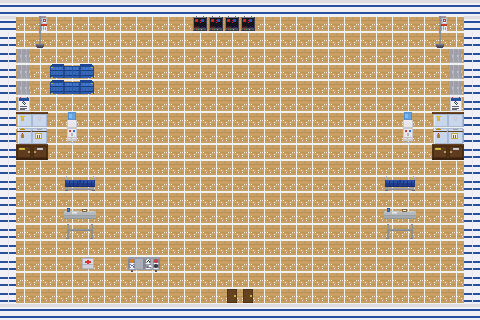

The image is a tile-based game level rendered from a .tmx file. Its description and complete source (layers, tilesets, objects, tile grids) follow:
An orthogonal 30x20 tile map with 16x16 px tiles, 3 tile layers (ground, structures, decorations), 1 hidden layer not drawn and 5 objects (basketball_hoop, scoreboard, counter, door_exit, spawn).

<map version="1.5" orientation="orthogonal" renderorder="right-down" width="30" height="20" tilewidth="16" tileheight="16" infinite="0" nextobjectid="6" nextlayerid="7">
 <tileset firstgid="1" name="indoor_tileset" tilewidth="16" tileheight="16" tilecount="82" columns="82">
  <image source="../../assets/tilesets/indoor_tileset.png" width="1312" height="16" />
  <tile id="4">
   <properties>
    <property name="solid" type="bool" value="true" />
   </properties>
  </tile>
  <tile id="5">
   <properties>
    <property name="solid" type="bool" value="true" />
   </properties>
  </tile>
  <tile id="6">
   <properties>
    <property name="solid" type="bool" value="true" />
   </properties>
  </tile>
  <tile id="7">
   <properties>
    <property name="solid" type="bool" value="true" />
   </properties>
  </tile>
  <tile id="8">
   <properties>
    <property name="solid" type="bool" value="true" />
   </properties>
  </tile>
  <tile id="9">
   <properties>
    <property name="solid" type="bool" value="true" />
   </properties>
  </tile>
  <tile id="10">
   <properties>
    <property name="solid" type="bool" value="true" />
   </properties>
  </tile>
  <tile id="11">
   <properties>
    <property name="solid" type="bool" value="true" />
   </properties>
  </tile>
  <tile id="15">
   <properties>
    <property name="solid" type="bool" value="true" />
   </properties>
  </tile>
  <tile id="16">
   <properties>
    <property name="solid" type="bool" value="true" />
   </properties>
  </tile>
  <tile id="17">
   <properties>
    <property name="solid" type="bool" value="true" />
   </properties>
  </tile>
  <tile id="19">
   <properties>
    <property name="solid" type="bool" value="true" />
   </properties>
  </tile>
  <tile id="20">
   <properties>
    <property name="solid" type="bool" value="true" />
   </properties>
  </tile>
  <tile id="22">
   <properties>
    <property name="solid" type="bool" value="true" />
   </properties>
  </tile>
  <tile id="23">
   <properties>
    <property name="solid" type="bool" value="true" />
   </properties>
  </tile>
  <tile id="24">
   <properties>
    <property name="solid" type="bool" value="true" />
   </properties>
  </tile>
  <tile id="25">
   <properties>
    <property name="solid" type="bool" value="true" />
   </properties>
  </tile>
  <tile id="27">
   <properties>
    <property name="solid" type="bool" value="true" />
   </properties>
  </tile>
  <tile id="28">
   <properties>
    <property name="solid" type="bool" value="true" />
   </properties>
  </tile>
  <tile id="29">
   <properties>
    <property name="solid" type="bool" value="true" />
   </properties>
  </tile>
  <tile id="30">
   <properties>
    <property name="solid" type="bool" value="true" />
   </properties>
  </tile>
  <tile id="31">
   <properties>
    <property name="solid" type="bool" value="true" />
   </properties>
  </tile>
  <tile id="32">
   <properties>
    <property name="solid" type="bool" value="true" />
   </properties>
  </tile>
  <tile id="33">
   <properties>
    <property name="solid" type="bool" value="true" />
   </properties>
  </tile>
  <tile id="34">
   <properties>
    <property name="solid" type="bool" value="true" />
   </properties>
  </tile>
  <tile id="35">
   <properties>
    <property name="solid" type="bool" value="true" />
   </properties>
  </tile>
  <tile id="37">
   <properties>
    <property name="solid" type="bool" value="true" />
   </properties>
  </tile>
  <tile id="38">
   <properties>
    <property name="solid" type="bool" value="true" />
   </properties>
  </tile>
  <tile id="39">
   <properties>
    <property name="solid" type="bool" value="true" />
   </properties>
  </tile>
  <tile id="41">
   <properties>
    <property name="solid" type="bool" value="true" />
   </properties>
  </tile>
  <tile id="42">
   <properties>
    <property name="solid" type="bool" value="true" />
   </properties>
  </tile>
  <tile id="43">
   <properties>
    <property name="solid" type="bool" value="true" />
   </properties>
  </tile>
  <tile id="44">
   <properties>
    <property name="solid" type="bool" value="true" />
   </properties>
  </tile>
  <tile id="45">
   <properties>
    <property name="solid" type="bool" value="true" />
   </properties>
  </tile>
  <tile id="46">
   <properties>
    <property name="solid" type="bool" value="true" />
   </properties>
  </tile>
  <tile id="47">
   <properties>
    <property name="solid" type="bool" value="true" />
   </properties>
  </tile>
  <tile id="48">
   <properties>
    <property name="solid" type="bool" value="true" />
   </properties>
  </tile>
  <tile id="49">
   <properties>
    <property name="solid" type="bool" value="true" />
   </properties>
  </tile>
  <tile id="50">
   <properties>
    <property name="solid" type="bool" value="true" />
   </properties>
  </tile>
  <tile id="51">
   <properties>
    <property name="solid" type="bool" value="true" />
   </properties>
  </tile>
  <tile id="52">
   <properties>
    <property name="solid" type="bool" value="true" />
   </properties>
  </tile>
  <tile id="53">
   <properties>
    <property name="solid" type="bool" value="true" />
   </properties>
  </tile>
  <tile id="54">
   <properties>
    <property name="solid" type="bool" value="true" />
   </properties>
  </tile>
  <tile id="55">
   <properties>
    <property name="solid" type="bool" value="true" />
   </properties>
  </tile>
  <tile id="56">
   <properties>
    <property name="solid" type="bool" value="true" />
   </properties>
  </tile>
  <tile id="57">
   <properties>
    <property name="solid" type="bool" value="true" />
   </properties>
  </tile>
  <tile id="58">
   <properties>
    <property name="solid" type="bool" value="true" />
   </properties>
  </tile>
  <tile id="59">
   <properties>
    <property name="solid" type="bool" value="true" />
   </properties>
  </tile>
  <tile id="63">
   <properties>
    <property name="solid" type="bool" value="true" />
   </properties>
  </tile>
  <tile id="64">
   <properties>
    <property name="solid" type="bool" value="true" />
   </properties>
  </tile>
  <tile id="70">
   <properties>
    <property name="solid" type="bool" value="true" />
   </properties>
  </tile>
  <tile id="71">
   <properties>
    <property name="solid" type="bool" value="true" />
   </properties>
  </tile>
  <tile id="72">
   <properties>
    <property name="solid" type="bool" value="true" />
   </properties>
  </tile>
  <tile id="73">
   <properties>
    <property name="solid" type="bool" value="true" />
   </properties>
  </tile>
  <tile id="74">
   <properties>
    <property name="solid" type="bool" value="true" />
   </properties>
  </tile>
  <tile id="75">
   <properties>
    <property name="solid" type="bool" value="true" />
   </properties>
  </tile>
  <tile id="76">
   <properties>
    <property name="solid" type="bool" value="true" />
   </properties>
  </tile>
  <tile id="77">
   <properties>
    <property name="solid" type="bool" value="true" />
   </properties>
  </tile>
  <tile id="78">
   <properties>
    <property name="solid" type="bool" value="true" />
   </properties>
  </tile>
  <tile id="79">
   <properties>
    <property name="solid" type="bool" value="true" />
   </properties>
  </tile>
  <tile id="80">
   <properties>
    <property name="solid" type="bool" value="true" />
   </properties>
  </tile>
 </tileset>
 <layer id="1" name="ground" width="30" height="20">
  <data encoding="csv">
15,15,15,15,15,15,15,15,15,15,15,15,15,15,15,15,15,15,15,15,15,15,15,15,15,15,15,15,15,15,15,15,15,15,15,15,15,15,15,15,15,15,15,15,15,15,15,15,15,15,15,15,15,15,15,15,15,15,15,15,15,15,15,15,15,15,15,15,15,15,15,15,15,15,15,15,15,15,15,15,15,15,15,15,15,15,15,15,15,15,15,15,15,15,15,15,15,15,15,15,15,15,15,15,15,15,15,15,15,15,15,15,15,15,15,15,15,15,15,15,15,15,15,15,15,15,15,15,15,15,15,15,15,15,15,15,15,15,15,15,15,15,15,15,15,15,15,15,15,15,15,15,15,15,15,15,15,15,15,15,15,15,15,15,15,15,15,15,15,15,15,15,15,15,15,15,15,15,15,15,15,15,15,15,15,15,15,15,15,15,15,15,15,15,15,15,15,15,15,15,15,15,15,15,15,15,15,15,15,15,15,15,15,15,15,15,15,15,15,15,15,15,15,15,15,15,15,15,15,15,15,15,15,15,15,15,15,15,15,15,15,15,15,15,15,15,15,15,15,15,15,15,15,15,15,15,15,15,15,15,15,15,15,15,15,15,15,15,15,15,15,15,15,15,15,15,15,15,15,15,15,15,15,15,15,15,15,15,15,15,15,15,15,15,15,15,15,15,15,15,15,15,15,15,15,15,15,15,15,15,15,15,15,15,15,15,15,15,15,15,15,15,15,15,15,15,15,15,15,15,15,15,15,15,15,15,15,15,15,15,15,15,15,15,15,15,15,15,15,15,15,15,15,15,15,15,15,15,15,15,15,15,15,15,15,15,15,15,15,15,15,15,15,15,15,15,15,15,15,15,15,15,15,15,15,15,15,15,15,15,15,15,15,15,15,15,15,15,15,15,15,15,15,15,15,15,15,15,15,15,15,15,15,15,15,15,15,15,15,15,15,15,15,15,15,15,15,15,15,15,15,15,15,15,15,15,15,15,15,15,15,15,15,15,15,15,15,15,15,15,15,15,15,15,15,15,15,15,15,15,15,15,15,15,15,15,15,15,15,15,15,15,15,15,15,15,15,15,15,15,15,15,15,15,15,15,15,15,15,15,15,15,15,15,15,15,15,15,15,15,15,15,15,15,15,15,15,15,15,15,15,15,15,15,15,15,15,15,15,15,15,15,15,15,15,15,15,15,15,15,15,15,15,15,15,15,15,15,15,15,15,15,15,15,15,15,15,15,15,15,15,15,15,15,15,15,15,15,15,15,15,15,15,15,15,15,15,15,15,15,15,15,15,15,15,15,15,15,15,15,15,15,15,15,15,15,15,15,15,15,15,15,15,15,15,15,15,15,15,15
</data>
 </layer>
 <layer id="2" name="structures" width="30" height="20">
  <data encoding="csv">
30,30,30,30,30,30,30,30,30,30,30,30,30,30,30,30,30,30,30,30,30,30,30,30,30,30,30,30,30,30,30,0,16,0,0,0,0,0,0,0,0,0,17,17,17,17,0,0,0,0,0,0,0,0,0,0,0,16,0,30,29,0,21,0,0,0,0,0,0,0,0,0,0,0,0,0,0,0,0,0,0,0,0,0,0,0,0,21,0,29,29,31,0,0,0,0,0,0,0,0,0,0,0,0,0,0,0,0,0,0,0,0,0,0,0,0,0,0,31,29,29,31,0,0,0,0,0,0,0,0,0,0,0,0,0,0,0,0,0,0,0,0,0,0,0,0,0,0,31,29,29,31,0,0,0,0,0,0,0,0,0,0,0,0,0,0,0,0,0,0,0,0,0,0,0,0,0,0,31,29,29,80,0,0,0,0,0,0,0,0,0,0,0,0,0,0,0,0,0,0,0,0,0,0,0,0,0,0,80,29,29,51,52,0,57,0,0,0,0,0,0,0,0,0,0,0,0,0,0,0,0,0,0,0,0,57,0,51,52,29,29,53,54,0,58,0,0,0,0,0,0,0,0,0,0,0,0,0,0,0,0,0,0,0,0,58,0,53,54,29,29,55,56,0,0,0,0,0,0,0,0,0,0,0,0,0,0,0,0,0,0,0,0,0,0,0,0,55,56,29,29,0,0,0,0,0,0,0,0,0,0,0,0,0,0,0,0,0,0,0,0,0,0,0,0,0,0,0,0,29,29,0,0,0,59,60,0,0,0,0,0,0,0,0,0,0,0,0,0,0,0,0,0,0,59,60,0,0,0,29,29,0,0,0,0,0,0,0,0,0,0,0,0,0,0,0,0,0,0,0,0,0,0,0,0,0,0,0,0,29,29,0,0,0,47,48,0,0,0,0,0,0,0,0,0,0,0,0,0,0,0,0,0,0,47,48,0,0,0,29,29,0,0,0,49,50,0,0,0,0,0,0,0,0,0,0,0,0,0,0,0,0,0,0,49,50,0,0,0,29,29,0,0,0,0,0,0,0,0,0,0,0,0,0,0,0,0,0,0,0,0,0,0,0,0,0,0,0,0,29,29,0,0,0,0,81,0,0,64,65,0,0,0,0,0,0,0,0,0,0,0,0,0,0,0,0,0,0,0,29,29,0,0,0,0,0,0,0,0,0,0,0,0,0,0,0,0,0,0,0,0,0,0,0,0,0,0,0,0,29,29,0,0,0,0,0,0,0,0,0,0,0,0,0,19,19,0,0,0,0,0,0,0,0,0,0,0,0,0,29,30,30,30,30,30,30,30,30,30,30,30,30,30,30,30,30,30,30,30,30,30,30,30,30,30,30,30,30,30,30
</data>
 </layer>
 <objectgroup id="3" name="objects">
  <object id="1" x="448" y="16" width="16" height="16" type="basketball_hoop">
   <properties>
    <property name="interactive_type" value="examine" />
    <property name="prompt_text" value="查看篮筐" />
    <property name="display_name" value="篮筐" />
   </properties>
  </object>
  <object id="2" x="80" y="16" width="32" height="16" type="scoreboard">
   <properties>
    <property name="interactive_type" value="examine" />
    <property name="prompt_text" value="查看记分牌" />
    <property name="display_name" value="记分牌" />
   </properties>
  </object>
  <object id="3" x="128" y="272" width="32" height="16" type="counter">
   <properties>
    <property name="interactive_type" value="examine" />
    <property name="prompt_text" value="查看器材柜" />
    <property name="display_name" value="器材柜" />
   </properties>
  </object>
 </objectgroup>
 <layer id="4" name="collision" width="30" height="20" visible="0">
  <data encoding="csv">
0,0,0,0,0,0,0,0,0,0,0,0,0,0,0,0,0,0,0,0,0,0,0,0,0,0,0,0,0,0,0,0,20,0,0,0,0,0,0,0,0,0,20,20,20,20,0,0,0,0,0,0,0,0,0,0,0,20,0,0,0,0,20,0,0,0,0,0,0,0,0,0,0,0,0,0,0,0,0,0,0,0,0,0,0,0,0,20,0,0,0,20,0,0,0,0,0,0,0,0,0,0,0,0,0,0,0,0,0,0,0,0,0,0,0,0,0,0,20,0,0,20,0,0,0,0,0,0,0,0,0,0,0,0,0,0,0,0,0,0,0,0,0,0,0,0,0,0,20,0,0,20,0,0,0,0,0,0,0,0,0,0,0,0,0,0,0,0,0,0,0,0,0,0,0,0,0,0,20,0,0,20,0,0,0,0,0,0,0,0,0,0,0,0,0,0,0,0,0,0,0,0,0,0,0,0,0,0,20,0,0,20,20,0,20,0,0,0,0,0,0,0,0,0,0,0,0,0,0,0,0,0,0,0,0,20,0,20,20,0,0,20,20,0,20,0,0,0,0,0,0,0,0,0,0,0,0,0,0,0,0,0,0,0,0,20,0,20,20,0,0,20,20,0,0,0,0,0,0,0,0,0,0,0,0,0,0,0,0,0,0,0,0,0,0,0,0,20,20,0,0,0,0,0,0,0,0,0,0,0,0,0,0,0,0,0,0,0,0,0,0,0,0,0,0,0,0,0,0,0,0,0,0,0,20,20,0,0,0,0,0,0,0,0,0,0,0,0,0,0,0,0,0,0,20,20,0,0,0,0,0,0,0,0,0,0,0,0,0,0,0,0,0,0,0,0,0,0,0,0,0,0,0,0,0,0,0,0,0,0,0,0,0,0,20,20,0,0,0,0,0,0,0,0,0,0,0,0,0,0,0,0,0,0,20,20,0,0,0,0,0,0,0,0,20,20,0,0,0,0,0,0,0,0,0,0,0,0,0,0,0,0,0,0,20,20,0,0,0,0,0,0,0,0,0,0,0,0,0,0,0,0,0,0,0,0,0,0,0,0,0,0,0,0,0,0,0,0,0,0,0,0,0,0,0,20,0,0,20,20,0,0,0,0,0,0,0,0,0,0,0,0,0,0,0,0,0,0,0,0,0,0,0,0,0,0,0,0,0,0,0,0,0,0,0,0,0,0,0,0,0,0,0,0,0,0,0,0,0,0,0,0,0,0,0,0,0,0,0,0,0,0,0,0,0,0,0,0,0,0,0,0,0,0,0,0,0,0,0,0,0,0,0,0,0,0,0,0,0,0,0,0,0,0,0,0,0,0,0,0,0,0,0,0,0,0,0,0,0,0
</data>
 </layer>
 <objectgroup id="5" name="triggers">
  <object id="4" x="224" y="288" width="32" height="16" type="door_exit">
   <properties>
    <property name="target_map" value="main_campus" />
    <property name="spawn_point" value="gym_exit" />
    <property name="auto_trigger" type="bool" value="true" />
    <property name="transition_type" value="indoor_exit" />
   </properties>
  </object>
  <object id="5" x="224" y="256" width="32" height="32" type="spawn">
   <properties>
    <property name="spawn_id" value="gym_entrance" />
   </properties>
  </object>
 </objectgroup>
 <layer id="6" name="decorations" width="30" height="20">
  <data encoding="csv">
0,0,0,0,0,0,0,0,0,0,0,0,0,0,0,0,0,0,0,0,0,0,0,0,0,0,0,0,0,0,0,0,0,0,0,0,0,0,0,0,0,0,0,0,0,0,0,0,0,0,0,0,0,0,0,0,0,0,0,0,0,0,0,0,0,0,0,0,0,0,0,0,0,0,0,0,0,0,0,0,0,0,0,0,0,0,0,0,0,0,0,0,0,0,0,0,0,0,0,0,0,0,0,0,0,0,0,0,0,0,0,0,0,0,0,0,0,0,0,0,0,0,0,61,62,63,0,0,0,0,0,0,0,0,0,0,0,0,0,0,0,0,0,0,0,0,0,0,0,0,0,0,0,61,62,63,0,0,0,0,0,0,0,0,0,0,0,0,0,0,0,0,0,0,0,0,0,0,0,0,0,0,0,0,0,0,0,0,0,0,0,0,0,0,0,0,0,0,0,0,0,0,0,0,0,0,0,0,0,0,0,0,0,0,0,0,0,0,0,0,0,0,0,0,0,0,0,0,0,0,0,0,0,0,0,0,0,0,0,0,0,0,0,0,0,0,0,0,0,0,0,0,0,0,0,0,0,0,0,0,0,0,0,0,0,0,0,0,0,0,0,0,0,0,0,0,0,0,0,0,0,0,0,0,0,0,0,0,0,0,0,0,0,0,0,0,0,0,0,0,0,0,0,0,0,0,0,0,0,0,0,0,0,0,0,0,0,0,0,0,0,0,0,0,0,0,0,0,0,0,0,0,0,0,0,0,0,0,0,0,0,0,0,0,0,0,0,0,0,0,0,0,0,0,0,0,0,0,0,0,0,0,0,0,0,0,0,0,0,0,0,0,0,0,0,0,0,0,0,0,0,0,0,0,0,0,0,0,0,0,0,0,0,0,0,0,0,0,0,0,0,0,0,0,0,0,0,0,0,0,0,0,0,0,0,0,0,0,0,0,0,0,0,0,0,0,0,0,0,0,0,0,0,0,0,0,0,0,0,0,0,0,0,0,0,0,0,0,0,0,0,0,0,0,0,0,0,0,0,0,0,0,0,0,0,0,0,0,0,0,0,0,0,0,0,0,0,0,0,0,0,0,0,0,0,0,0,0,0,0,0,0,0,0,0,0,0,0,0,0,0,0,0,0,0,0,0,0,0,0,0,0,0,0,0,0,0,0,0,0,0,0,0,0,0,0,0,0,0,0,0,0,0,0,0,0,0,0,0,0,0,0,0,0,0,0,0,0,0,0,0,0,0,0,0,0,0,0,0,0,0,0,0,0,0,0,0,0,0,0,0,0,0,0,0,0,0,0,0,0,0,0,0,0,0,0,0,0,0,0,0,0,0,0,0,0,0,0,0,0
</data>
 </layer>
</map>
